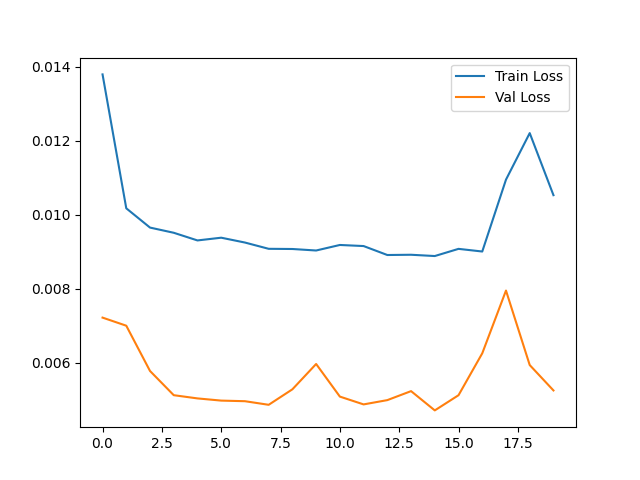

Source code (Python):
#  -*- utf-8 -*-
import numpy as np
import pandas as pd
import torch
import torch.nn as nn
import torch.optim as optim
from sklearn.preprocessing import StandardScaler
from torch.utils.data import DataLoader, Dataset
from matplotlib import pyplot as plt
from utlis.globals import Logger


class ClimateDataset(Dataset):
    def __init__(self, data, lookback=144, forecast_horizon=6):
        self.X, self.y = self.create_sequences(data, lookback, forecast_horizon)

    def create_sequences(self, data, lookback, forecast_horizon):
        X, y = [], []
        for i in range(len(data) - lookback - forecast_horizon):
            X.append(data[i:i+lookback])
            y.append(data[i+lookback:i+lookback+forecast_horizon, 1])
        return torch.from_numpy(np.array(X)), torch.from_numpy(np.array(y))

    def __len__(self):
        return len(self.X)

    def __getitem__(self, idx):
        return self.X[idx], self.y[idx]


def prepare_data():
    df = pd.read_csv('../data/course/jena_climate_2009_2016.csv')
    # Index(['Date Time', 'p (mbar)', 'T (degC)', 'Tpot (K)', 'Tdew (degC)',
    #        'rh (%)', 'VPmax (mbar)', 'VPact (mbar)', 'VPdef (mbar)', 'sh (g/kg)',
    #        'H2OC (mmol/mol)', 'rho (g/m**3)', 'wv (m/s)', 'max. wv (m/s)',
    #        'wd (deg)']

    features = [
                # 'Date Time',
                'p (mbar)', 'T (degC)', 'rh (%)', 'VPmax (mbar)', 'VPdef (mbar)', 'sh (g/kg)',
                'H2OC (mmol/mol)', 'rho (g/m**3)',
                ]

    data = df[features].values.astype('float32')

    scaler = StandardScaler()
    scale_data = scaler.fit_transform(data).astype('float32')

    train_size = int(len(scale_data) * 0.7)
    val_size = int(len(scale_data) * 0.2)

    train_data = scale_data[:train_size]
    val_data = scale_data[train_size:train_size+val_size]
    test_data = scale_data[train_size+val_size:]

    lookback = 144  # 24小时的数据，10min间隔
    forest_horizon = 6  # 预测未来1h小时，6个时间步

    train_dataset = ClimateDataset(train_data, lookback, forest_horizon)
    val_dataset = ClimateDataset(val_data, lookback, forest_horizon)
    test_dataset = ClimateDataset(test_data, lookback, forest_horizon)

    batch_size = 64
    train_dataloader = DataLoader(train_dataset, batch_size=batch_size, shuffle=True)
    val_dataloader = DataLoader(val_dataset, batch_size=batch_size)
    test_dataloader = DataLoader(test_dataset, batch_size=batch_size)
    return features, train_data, val_data, test_data, train_dataloader, val_dataloader, test_dataloader


class LSTMModel(nn.Module):
    def __init__(self, input_size, hidden_size, output_size, num_layers):
        super(LSTMModel, self).__init__()
        self.hidden_size = hidden_size
        self.num_layers = num_layers
        self.lstm = nn.LSTM(input_size, hidden_size, num_layers, batch_first=True, dropout=0.2)
        self.dropout = nn.Dropout(0.2)
        self.fc = nn.Linear(hidden_size, output_size)

    def forward(self, x):
        # LSTM 层
        out, (h_n, c_n) = self.lstm(x)
        # 获取最后一个时间步的输出
        out = out[:, -1, :]
        # 添加 Dropout
        out = self.dropout(out)
        # 全连接层
        out = self.fc(out)
        return out


def run():
    # lookback = 144  # 24小时的数据，10min间隔
    # forest_horizon = 6  # 预测未来1h小时，6个时间步
    features, train_data, val_data, test_data, train_dataloader, val_dataloader, test_dataloader = prepare_data()
    input_size = len(features)
    hidden_size = 128
    output_size = 6
    device = torch.device("mps")
    model = LSTMModel(input_size, hidden_size, output_size, num_layers=2)
    model.to(device)

    print(model)
    print(f'train_data:{len(train_data)}')

    criterion = nn.MSELoss()
    optimizer = optim.Adam(model.parameters(), lr=0.001)

    train_losses = []
    val_losses = []

    epochs = 20
    for epoch in range(epochs):
        model.train()
        train_loss = 0.0

        ix = 0
        total = len(train_dataloader)
        for inputs, targets in train_dataloader:
            ix += 1
            inputs = inputs.to(device)
            targets = targets.to(device)

            optimizer.zero_grad()
            outputs = model(inputs)
            loss = criterion(outputs, targets)
            loss.backward()
            optimizer.step()
            train_loss += loss.item()
            # 打印进度条
            Logger.progress_bar(ix, total)

        # 验证阶段
        model.eval()
        val_loss = 0.0
        with torch.no_grad():
            for inputs, targets in val_dataloader:
                inputs = inputs.to(device)
                targets = targets.to(device)
                outputs = model(inputs)
                loss = criterion(outputs, targets)
                val_loss += loss.item()

        avg_train_loss = train_loss / len(train_dataloader)
        avg_val_loss = val_loss / len(val_dataloader)
        train_losses.append(avg_train_loss)
        val_losses.append(avg_val_loss)
        print(f"Epoch {epoch + 1}/{epochs}, Train Loss: {avg_train_loss:.4f}, Val Loss: {avg_val_loss:.4f}")

    # 绘制曲线
    plt.plot(train_losses, label='Train Loss')
    plt.plot(val_losses, label='Val Loss')
    plt.legend()
    plt.savefig('temperature_prediction_lstm.png', dpi=100)
    plt.show()
    plt.close()


if __name__ == '__main__':
    run()

    """
LSTMModel(
  (lstm): LSTM(8, 64, num_layers=2, batch_first=True, dropout=0.2)
  (dropout): Dropout(p=0.2, inplace=False)
  (fc): Linear(in_features=64, out_features=6, bias=True)
)
Epoch 1/5, Train Loss: 0.0208, Val Loss: 0.0080
Epoch 2/5, Train Loss: 0.0142, Val Loss: 0.0070
Epoch 3/5, Train Loss: 0.0135, Val Loss: 0.0062
Epoch 4/5, Train Loss: 0.0130, Val Loss: 0.0058
Epoch 5/5, Train Loss: 0.0130, Val Loss: 0.0059

看到：欠拟合了，需要补充参数，这里先补充隐藏层到128
LSTMModel(
  (lstm): LSTM(8, 128, num_layers=2, batch_first=True, dropout=0.2)
  (dropout): Dropout(p=0.2, inplace=False)
  (fc): Linear(in_features=128, out_features=6, bias=True)
)
train_data:294385
Epoch 1/20, Train Loss: 0.0138, Val Loss: 0.0072
Epoch 2/20, Train Loss: 0.0102, Val Loss: 0.0070
Epoch 3/20, Train Loss: 0.0097, Val Loss: 0.0058
Epoch 4/20, Train Loss: 0.0095, Val Loss: 0.0051
Epoch 5/20, Train Loss: 0.0093, Val Loss: 0.0050
Epoch 6/20, Train Loss: 0.0094, Val Loss: 0.0050
Epoch 7/20, Train Loss: 0.0093, Val Loss: 0.0050
Epoch 8/20, Train Loss: 0.0091, Val Loss: 0.0049
Epoch 9/20, Train Loss: 0.0091, Val Loss: 0.0053
Epoch 10/20, Train Loss: 0.0090, Val Loss: 0.0060
Epoch 11/20, Train Loss: 0.0092, Val Loss: 0.0051
Epoch 12/20, Train Loss: 0.0092, Val Loss: 0.0049
Epoch 13/20, Train Loss: 0.0089, Val Loss: 0.0050
Epoch 14/20, Train Loss: 0.0089, Val Loss: 0.0052
Epoch 15/20, Train Loss: 0.0089, Val Loss: 0.0047
Epoch 16/20, Train Loss: 0.0091, Val Loss: 0.0051
Epoch 17/20, Train Loss: 0.0090, Val Loss: 0.0063
Epoch 18/20, Train Loss: 0.0110, Val Loss: 0.0080
Epoch 19/20, Train Loss: 0.0122, Val Loss: 0.0059
Epoch 20/20, Train Loss: 0.0105, Val Loss: 0.0053
    """
